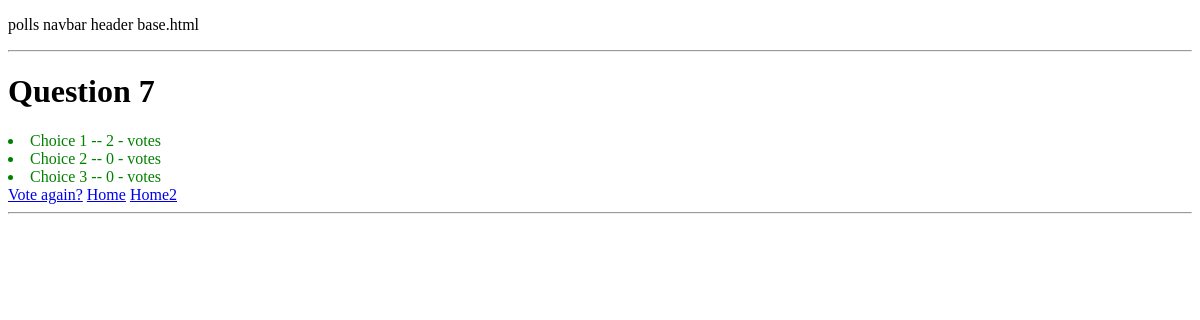
The page /polls/8/results/ on the database as committed earlier.
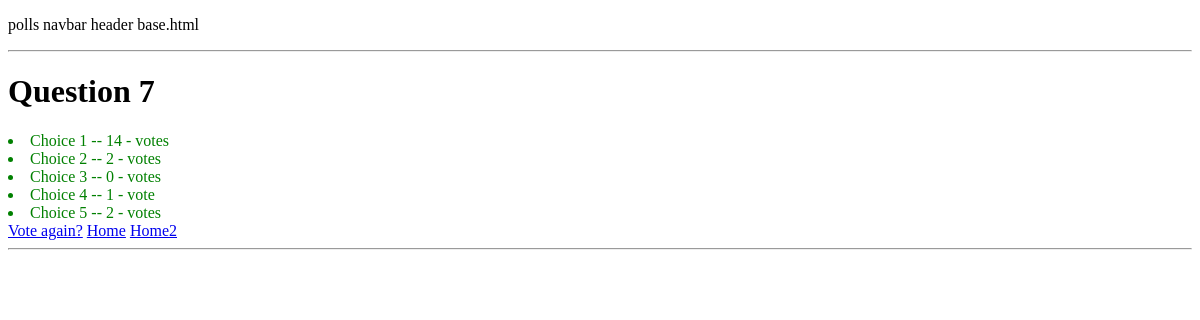
The same page on the database as committed later.
### polls/models.py (models this page shows, shortened)
class Question(models.Model):
    question_text = models.CharField(max_length=200)
    pub_date = models.DateTimeField('date publised')

class Choice(models.Model):
    question = models.ForeignKey(Question)
    choice_text = models.CharField(max_length=200)
    votes = models.IntegerField(default=0)

### polls/views.py (the view)
# urls.py: url(r'(?P<question_id>[0-9]+)/results/$', views.results, name='results'),
def results(request, question_id):
    question = get_object_or_404(Question, pk=question_id)
    template = 'polls/results.html'
    context = {'question': question}
    return render(request, template, context)

### polls/templates/polls/results.html
{% extends 'base.html' %}
{% block content %}
<h1>{{ question.question_text }}</h1>
{% for choice in question.choice_set.all %}
<li>
    {{choice.choice_text}} -- {{choice.votes}} - vote{{choice.votes|pluralize}}
</li>
{% endfor %}
<a href="{% url 'polls:detail' question.id %}" >Vote again?</a>
<a href="{% url 'polls:index' %}" >Home</a>
<a href="/polls" >Home2</a>
{% endblock %}

### polls/templates/polls/base.html (shortened to what this page needs)
{% load staticfiles %}
<!DOCTYPE html>
<html>
    <head>
        <link rel="stylesheet" href="{% static 'polls/style.css' %}" type="text/css" media="screen" title="no title" charset="utf-8">
    </head>
    <body>
        <p>polls navbar header base.html</p>
        <hr />
        {% block content %}
        {% endblock %}
        <hr />
    </body>
</html>

### polls/static/polls/style.css (style rules this page uses)
li { color: green; }

Rows that differ between the two databases and show on the page:
changed Choice "Choice 1": votes "2" → "14"
changed Choice "Choice 2": votes "0" → "2"
added Choice: choice_text "Choice 4", votes "1"
added Choice: choice_text "Choice 5", votes "2"
